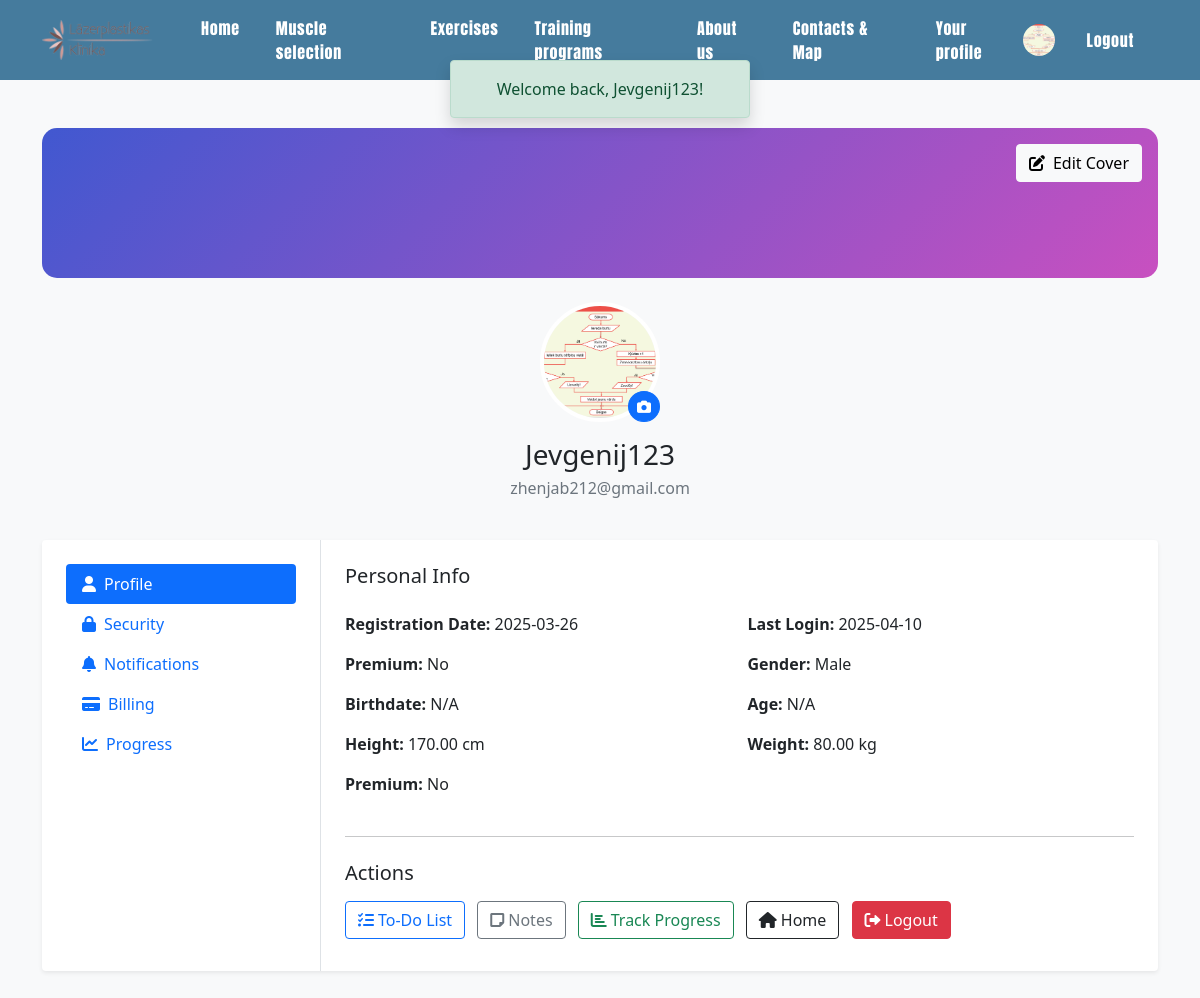
The app's page /welcome.php (signed in) with its own data.
### tables this page shows
CREATE TABLE `users` (
  `userID` int(11) NOT NULL,
  `username` varchar(50) NOT NULL,
  `email` varchar(100) NOT NULL,
  `password` varchar(255) NOT NULL,
  `weight` decimal(5,2) NOT NULL,
  `gender` enum('Male','Female','Other') NOT NULL,
  `height` decimal(5,2) NOT NULL,
  `registrationDate` date NOT NULL,
  `birthdate` date DEFAULT NULL,
  `lastLoginDate` date DEFAULT NULL,
  `avatar` varchar(255) DEFAULT 'uploads/avatars/default_avatar.png',
  `isPremium` tinyint(1) NOT NULL DEFAULT 0
);

### welcome.php (the view, shortened to what this page needs)
<?php
$conn = new mysqli('localhost', 'root', '', 'gymbridges');
$user_id = $_SESSION['user_id'];
$stmt = $conn->prepare("SELECT * FROM users WHERE userID = ?");
$stmt->bind_param("i", $user_id);
$stmt->execute();
$result = $stmt->get_result();
$user = $result->fetch_assoc();
$birthdate = !empty($user['birthdate']) ? $user['birthdate'] : 'N/A';
$age = 'N/A';
$avatar = !empty($user['avatar']) ? htmlspecialchars($user['avatar']) : 'images/default_avatar.png';
?>
<!DOCTYPE html>
<html lang="en">
<head>
  <link href="https://cdn.jsdelivr.net/npm/bootstrap@5.0.2/dist/css/bootstrap.min.css" rel="stylesheet">
  <link href="https://cdnjs.cloudflare.com/ajax/libs/font-awesome/6.0.0/css/all.min.css" rel="stylesheet">
  <link href="style.css" rel="stylesheet">
</head>
<body>
<?php include 'includes/header.php'; ?>
<?php if (isset($_SESSION['success'])): ?>
  <div id="success-alert" class="position-fixed top-0 start-50 translate-middle-x alert alert-success text-center shadow"
       style="z-index: 1050; margin-top: 60px; min-width: 300px;">
    <?= $_SESSION['success']; unset($_SESSION['success']); ?>
  </div>
<?php endif; ?>
<div class="bg-light">
  <div class="container py-5">
    <div class="row">
      <div class="col-12 mb-4">
        <div class="profile-header position-relative mb-4">
          <div class="position-absolute top-0 end-0 p-3">
            <button class="btn btn-light"><i class="fas fa-edit me-2"></i>Edit Cover</button>
          </div>
        </div>
        <div class="text-center">
          <div class="position-relative d-inline-block">
          <img src="<?= $avatar ?>" class="rounded-circle profile-pic" alt="Avatar" data-bs-toggle="modal" data-bs-target="#avatarModal" style="cursor: pointer;">
            <form method="POST" action="upload_avatar.php" enctype="multipart/form-data" class="position-absolute bottom-0 end-0">
              <label class="btn btn-primary btn-sm rounded-circle m-0">
                <i class="fas fa-camera"></i>
              </label>
            </form>
          </div>
          <h3 class="mt-3 mb-1"><?= htmlspecialchars($user['username']) ?></h3>
          <p class="text-muted mb-3"><?= htmlspecialchars($user['email']) ?></p>
        </div>
      </div>
      <div class="col-12">
        <div class="card border-0 shadow-sm">
          <div class="card-body p-0">
            <div class="row g-0">
              <div class="col-lg-3 border-end">
                <div class="p-4">
                  <div class="nav flex-column nav-pills">
                    <a class="nav-link active" href="#"><i class="fas fa-user me-2"></i>Profile</a>
                    <a class="nav-link" href="#"><i class="fas fa-lock me-2"></i>Security</a>
                    <a class="nav-link" href="#"><i class="fas fa-bell me-2"></i>Notifications</a>
                    <a class="nav-link" href="#"><i class="fas fa-credit-card me-2"></i>Billing</a>
                    <a class="nav-link" href="#"><i class="fas fa-chart-line me-2"></i>Progress</a>
                  </div>
                </div>
              </div>
              <div class="col-lg-9">
                <div class="p-4">
                  <h5 class="mb-4">Personal Info</h5>
                  <div class="row g-3">
                    <div class="col-md-6"><strong>Registration Date:</strong> <?= htmlspecialchars($user['registrationDate']) ?></div>
                    <div class="col-md-6"><strong>Last Login:</strong> <?= htmlspecialchars($user['lastLoginDate']) ?></div>
                    <div class="col-md-6"><strong>Premium:</strong> <?= $user['isPremium'] ? 'Yes' : 'No' ?></div>
                    <div class="col-md-6"><strong>Gender:</strong> <?= htmlspecialchars($user['gender']) ?></div>
                    <div class="col-md-6"><strong>Birthdate:</strong> <?= $birthdate ?></div>
                    <div class="col-md-6"><strong>Age:</strong> <?= $age ?></div>
                    <div class="col-md-6"><strong>Height:</strong> <?= htmlspecialchars($user['height']) ?> cm</div>
                    <div class="col-md-6"><strong>Weight:</strong> <?= htmlspecialchars($user['weight']) ?> kg</div>
                    <p><strong>Premium:</strong> <?= isset($user['isPremium']) && $user['isPremium'] ? 'Yes' : 'No' ?></p>
                  </div>
                  <hr class="my-4">
                  <h5 class="mb-3">Actions</h5>
                  <a href="todo.php" class="btn btn-outline-primary me-2 mb-2"><i class="fas fa-tasks me-1"></i>To-Do List</a>
                  <a href="notes.php" class="btn btn-outline-secondary me-2 mb-2"><i class="fas fa-sticky-note me-1"></i>Notes</a>
                  <a href="progress.php" class="btn btn-outline-success me-2 mb-2"><i class="fas fa-chart-bar me-1"></i>Track Progress</a>
                  <a href="index.php" class="btn btn-outline-dark me-2 mb-2"><i class="fas fa-home me-1"></i>Home</a>
                  <a href="logout.php" class="btn btn-danger me-2 mb-2"><i class="fas fa-sign-out-alt me-1"></i>Logout</a>
                </div>
              </div>
            </div>
          </div>
        </div>
      </div>
    </div>
  </div>
</div>
</body>
</html>

### style.css (style rules this page uses)
html, body { position: relative; margin: 0; padding: 0; min-height: 100vh; display: flex; flex-direction: column; justify-content: space-between; background-color: #F6F6F8; }

### welcome.php (style rules this page uses)
.profile-header { background: linear-gradient(135deg, #4158D0 0%, #C850C0 100%); height: 150px; border-radius: 15px; }
.profile-pic { width: 120px; height: 120px; object-fit: cover; object-position: center; border-radius: 50%; border: 4px solid #fff; background-color: #fff; }

### records on screen
users: avatar (picture), username "Jevgenij123", email "zhenjab212@gmail.com", registrationDate "2025-03-26", lastLoginDate "2025-04-10", gender "Male", birthdate "N/A", height "170.00", weight "80.00"

### other values on screen
$_SESSION['success'] "Welcome back, Jevgenij123!"
$age "N/A"
